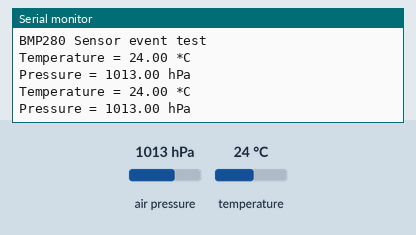
A program run on a simulated Arduino Uno, built with avr-gcc and run on an emulated ATmega328P. On the bench: the last lines printed to the serial monitor. The inputs (shaded band) are chosen by the test bench; at power-on: air pressure 1013 hPa, temperature 24 °C.

Above: at 2.8 s.
2.9 s: air pressure set to 952 hPa
At 3.8 s:
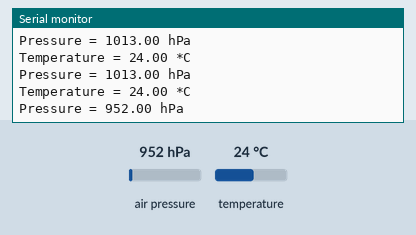
4.4 s: temperature set to 12 °C
At 5.7 s:
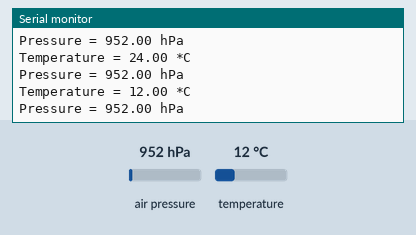
5.9 s: air pressure set to 975 hPa
At 6.8 s:
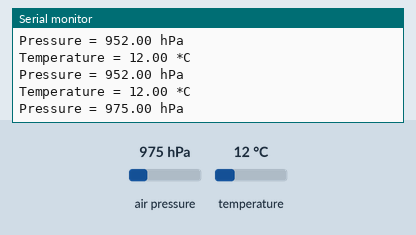
Timing chart, 0 to 8.9 s (numbered marks = the images above; inputs shaded):
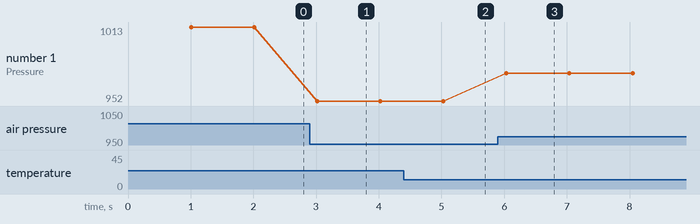

The program:

main.cpp
```cpp
#include <Adafruit_BMP280.h>
#include <SPI.h>
#include <Wire.h>

Adafruit_BMP280 bmp; // use I2C interface
Adafruit_Sensor *bmp_temp = bmp.getTemperatureSensor();
Adafruit_Sensor *bmp_pressure = bmp.getPressureSensor();

void printTP(float t, float p);

void setup() {

  Serial.begin(57600);

  Serial.println(F("BMP280 Sensor event test"));

  unsigned status;
  status = bmp.begin();
  if (!status) {
    Serial.println(F("Could not find a valid BMP280 sensor, check wiring or "
                      "try a different address!"));
    Serial.print("SensorID was: 0x"); Serial.println(bmp.sensorID(),16);
    Serial.print("        ID of 0xFF probably means a bad address, a BMP 180 or BMP 085\n");
    Serial.print("   ID of 0x56-0x58 represents a BMP 280,\n");
    Serial.print("        ID of 0x60 represents a BME 280.\n");
    Serial.print("        ID of 0x61 represents a BME 680.\n");
    while (1) delay(10);
  }

  /* Default settings from datasheet. */
  bmp.setSampling(Adafruit_BMP280::MODE_NORMAL,     /* Operating Mode. */
                  Adafruit_BMP280::SAMPLING_X2,     /* Temp. oversampling */
                  Adafruit_BMP280::SAMPLING_X16,    /* Pressure oversampling */
                  Adafruit_BMP280::FILTER_X16,      /* Filtering. */
                  Adafruit_BMP280::STANDBY_MS_500); /* Standby time. */

  bmp_temp->printSensorDetails();

}

void loop() {

  sensors_event_t temp_event, pressure_event;
  delay(1000);

  bmp_temp->getEvent(&temp_event);
  bmp_pressure->getEvent(&pressure_event);
  printTP(temp_event.temperature, pressure_event.pressure);

}

void printTP(float t, float p) {

  Serial.print(F("Temperature = "));
  Serial.print(t);
  Serial.println(" *C");

  Serial.print(F("Pressure = "));
  Serial.print(p);
  Serial.println(" hPa");

  Serial.println();

}
```

serial_printf.cpp
```cpp
#include "serial_printf.hpp"

#define BAUD_RATE 57600
#define BAUD_PRESCALE ((F_CPU / (BAUD_RATE * 16UL)) - 1)

void serial_begin(unsigned long baud) {
  UBRR0H = (unsigned char)(BAUD_PRESCALE >> 8);
  UBRR0L = (unsigned char)(BAUD_PRESCALE);
  UCSR0B |= (1 << TXEN0);
  UCSR0C |= (1 << UCSZ01) | (1 << UCSZ00);
}

int serial_putchar(char c, FILE *stream) {
  if (c == '\n') {
    serial_putchar('\r', stream);
  }
  loop_until_bit_is_set(UCSR0A, UDRE0);
  UDR0 = c;
  return 0;
}

void serial_print_float(float value, int decimalPlaces) {
  char buffer[32];
  dtostrf(value, 0, decimalPlaces, buffer);
  fputs(buffer, stdout);
}

void serial_print_int32(int32_t value) {
  char buffer[12];
  snprintf(buffer, sizeof(buffer), "%" PRId32, value);
  fputs(buffer, stdout);
}
```

serial_printf.hpp
```cpp
#ifndef SERIAL_PRINT_HPP
#define SERIAL_PRINT_HPP

#include <stdio.h>
#include <stdlib.h>
#include <inttypes.h>
#include <avr/io.h>

void serial_begin(unsigned long baud);
int serial_putchar(char c, FILE *stream);
void serial_print_float(float value, int decimalPlaces);
void serial_print_int32(int32_t value);

#endif
```

Measured:
- after the input at 2.9 s, the serial monitor: prints a new line after 0.12 s (image 1)
- after the input at 4.4 s, the serial monitor: prints a new line after 0.63 s (image 2)
- after the input at 5.9 s, the serial monitor: prints a new line after 0.14 s (image 3)
- plotted number 1: 1013 → 952 after the input at 2.9 s, 952 → 975 after the input at 5.9 s
